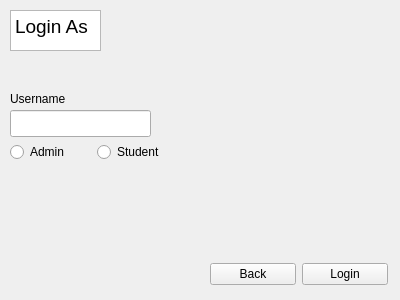
<?xml version="1.0" encoding="UTF-8"?>
<ui version="4.0">
 <class>loginPage</class>
 <widget class="QWidget" name="loginPage">
  <property name="geometry">
   <rect>
    <x>0</x>
    <y>0</y>
    <width>400</width>
    <height>300</height>
   </rect>
  </property>
  <property name="windowTitle">
   <string>User Login Page</string>
  </property>
  <widget class="QTextBrowser" name="textBrowser">
   <property name="geometry">
    <rect>
     <x>10</x>
     <y>10</y>
     <width>91</width>
     <height>41</height>
    </rect>
   </property>
   <property name="html">
    <string>&lt;!DOCTYPE HTML PUBLIC &quot;-//W3C//DTD HTML 4.0//EN&quot; &quot;http://www.w3.org/TR/REC-html40/strict.dtd&quot;&gt;
&lt;html&gt;&lt;head&gt;&lt;meta name=&quot;qrichtext&quot; content=&quot;1&quot; /&gt;&lt;style type=&quot;text/css&quot;&gt;
p, li { white-space: pre-wrap; }
&lt;/style&gt;&lt;/head&gt;&lt;body style=&quot; font-family:'Ubuntu'; font-size:11pt; font-weight:400; font-style:normal;&quot;&gt;
&lt;p style=&quot; margin-top:0px; margin-bottom:0px; margin-left:0px; margin-right:0px; -qt-block-indent:0; text-indent:0px;&quot;&gt;&lt;span style=&quot; font-size:14pt;&quot;&gt;Login As&lt;/span&gt;&lt;/p&gt;&lt;/body&gt;&lt;/html&gt;</string>
   </property>
  </widget>
  <widget class="QWidget" name="layoutWidget">
   <property name="geometry">
    <rect>
     <x>210</x>
     <y>260</y>
     <width>178</width>
     <height>29</height>
    </rect>
   </property>
   <layout class="QHBoxLayout" name="horizontalLayout">
    <item>
     <widget class="QPushButton" name="pushButton">
      <property name="text">
       <string>Back</string>
      </property>
     </widget>
    </item>
    <item>
     <widget class="QPushButton" name="loginButton">
      <property name="text">
       <string>Login</string>
      </property>
     </widget>
    </item>
   </layout>
  </widget>
  <widget class="QLabel" name="label">
   <property name="geometry">
    <rect>
     <x>10</x>
     <y>90</y>
     <width>81</width>
     <height>17</height>
    </rect>
   </property>
   <property name="text">
    <string>Username</string>
   </property>
  </widget>
  <widget class="QLineEdit" name="loginLineEdit">
   <property name="geometry">
    <rect>
     <x>10</x>
     <y>110</y>
     <width>141</width>
     <height>27</height>
    </rect>
   </property>
  </widget>
  <widget class="QWidget" name="">
   <property name="geometry">
    <rect>
     <x>10</x>
     <y>140</y>
     <width>167</width>
     <height>24</height>
    </rect>
   </property>
   <layout class="QHBoxLayout" name="horizontalLayout_2">
    <item>
     <widget class="QRadioButton" name="adminradioButton">
      <property name="text">
       <string>Admin</string>
      </property>
     </widget>
    </item>
    <item>
     <widget class="QRadioButton" name="studentradioButton">
      <property name="text">
       <string>Student</string>
      </property>
     </widget>
    </item>
   </layout>
  </widget>
 </widget>
 <resources/>
 <connections/>
</ui>
